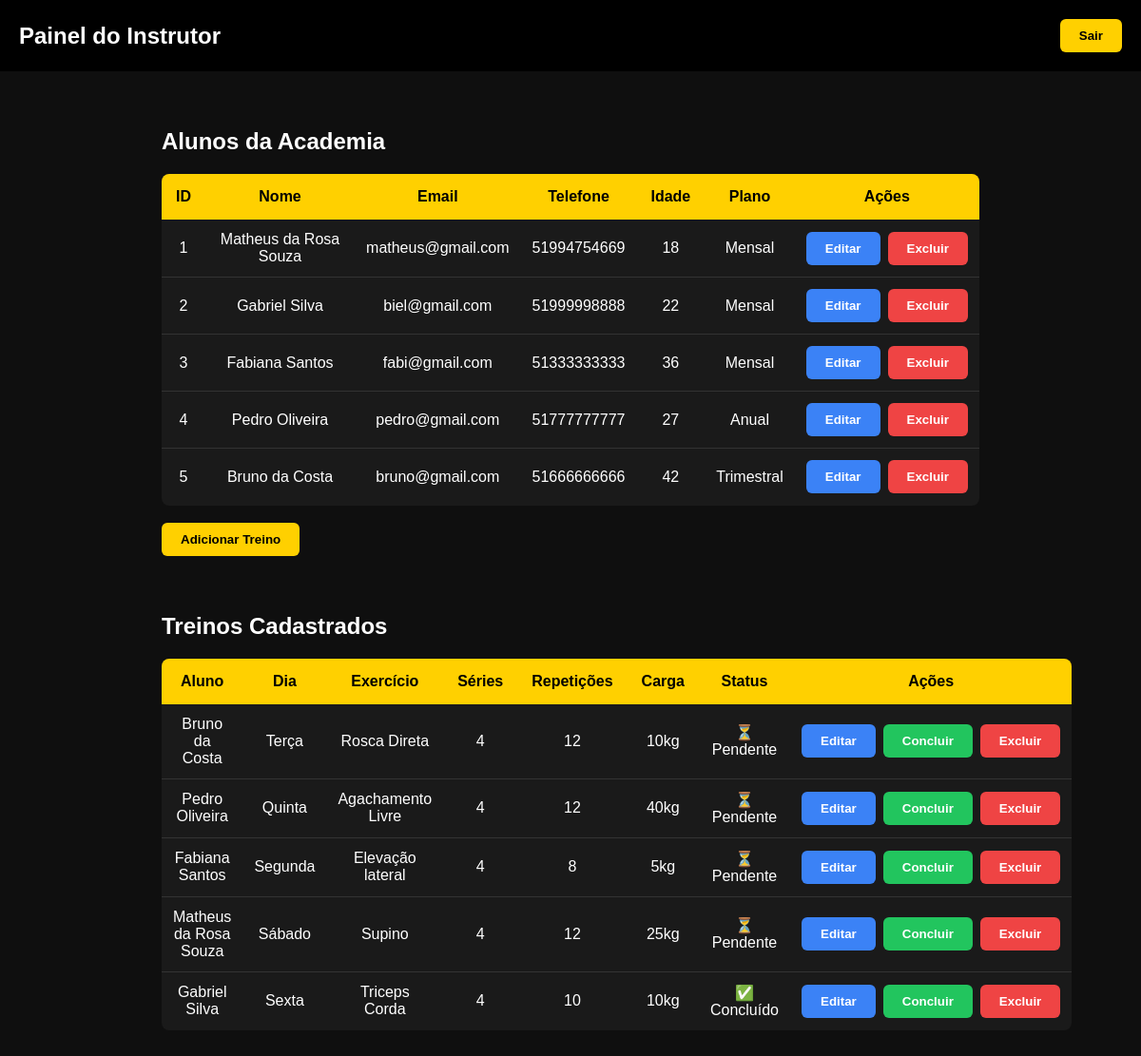
The app's page /admin_dashboard.php (signed in), older data.
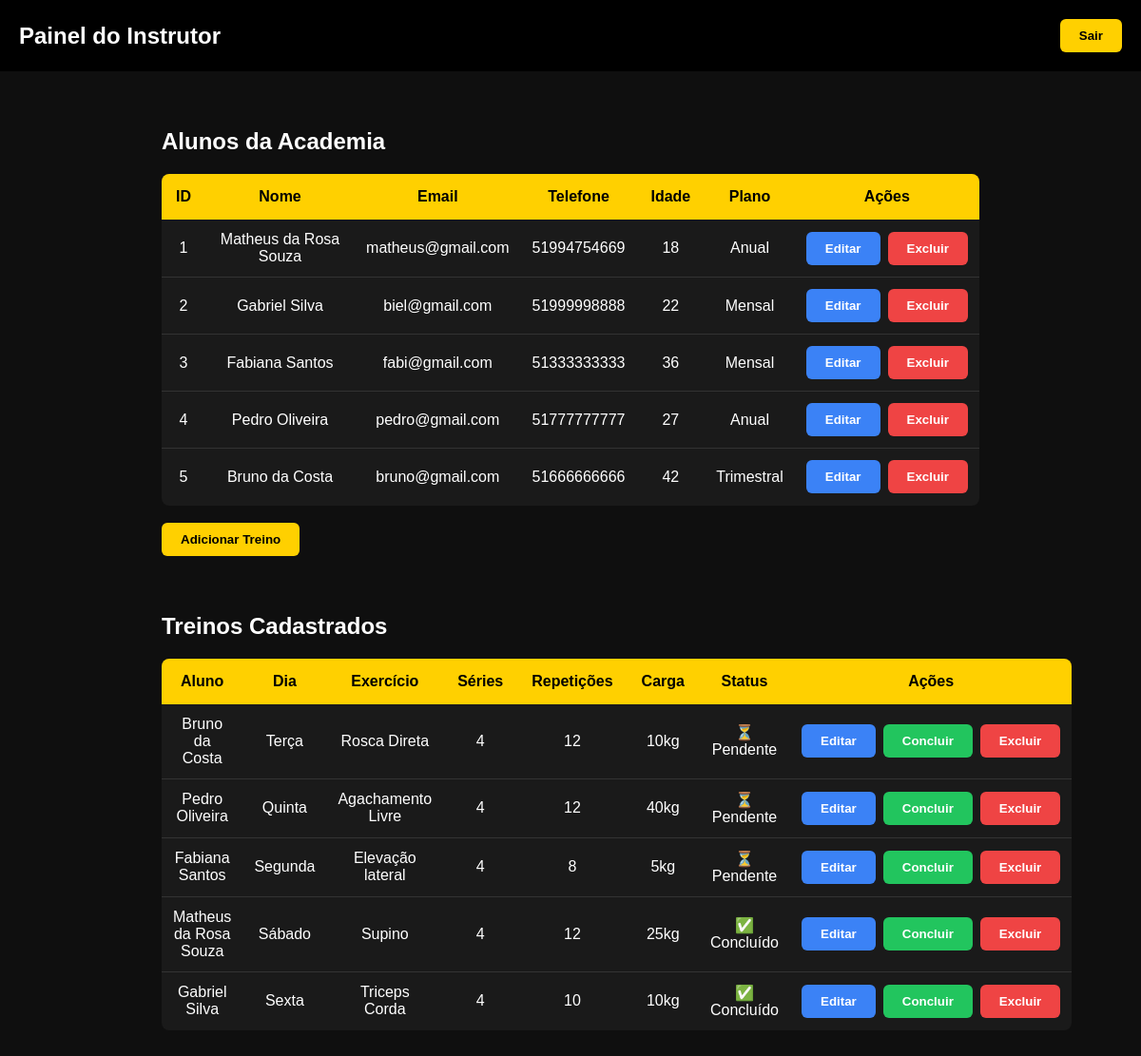
The same page, newer data.
### tables this page shows
CREATE TABLE usuarios (
            id INTEGER PRIMARY KEY AUTOINCREMENT,
            nome TEXT NOT NULL,
            email TEXT UNIQUE,
            senha TEXT,
            telefone TEXT,
            idade INTEGER,
            plano TEXT
        );

CREATE TABLE treinos (
            id INTEGER PRIMARY KEY AUTOINCREMENT,
            usuario_id INTEGER,
            dia TEXT,
            exercicio TEXT,
            series TEXT,
            repeticoes TEXT,
            carga TEXT,
            status TEXT DEFAULT 'pendente',

            FOREIGN KEY (usuario_id) REFERENCES usuarios(id)
        );

### admin_dashboard.php (the view, shortened to what this page needs)
<?php
require "database.php";
$usuarios = $db->query("SELECT * FROM usuarios");
$sql = $db->query("
    SELECT treinos.*, usuarios.nome
    FROM treinos
    JOIN usuarios ON usuarios.id = treinos.usuario_id
    ORDER BY treinos.id DESC
");
$treinos = $sql->fetchAll();
?>
<!DOCTYPE html>
<html lang="pt-BR">
<head>
<link rel="stylesheet" href="style.css">
</head>
<body>
<header>
<div class="header-container">
<h1 class="logo">Painel do Instrutor</h1>
<div class="header-buttons">
<a href="index.php"><button type="button">Sair</button></a>
</div>
</div>
</header>
<div class="treinos-container">
<h2>Alunos da Academia</h2>
<table>
<tr>
<th>ID</th>
<th>Nome</th>
<th>Email</th>
<th>Telefone</th>
<th>Idade</th>
<th>Plano</th>
<th>Ações</th>
</tr>
<?php foreach ($usuarios as $user): ?>
<tr>
<td><?= htmlspecialchars($user['id']) ?></td>
<td><?= htmlspecialchars($user['nome']) ?></td>
<td><?= htmlspecialchars($user['email']) ?></td>
<td><?= htmlspecialchars($user['telefone']) ?></td>
<td><?= htmlspecialchars($user['idade']) ?></td>
<td><?= htmlspecialchars($user['plano']) ?></td>
<td>
<div class="acoes">
<a href="editar_usuario.php?id=<?= $user['id']; ?>">
    <button style="background:#3b82f6;color:white;">Editar</button>
</a>
<a href="excluir_usuario.php?id=<?= $user['id']; ?>"
   onclick="return confirm('Excluir aluno?')">
    <button class="btn-excluir">Excluir</button>
</a>
</div>
</td>
</tr>
<?php endforeach; ?>
</table>
<br>
<a href="add_treino.php">
<button type="button">Adicionar Treino</button>
</a>
</div>
<div class="treinos-container">
<h2>Treinos Cadastrados</h2>
<table>
<tr>
<th>Aluno</th>
<th>Dia</th>
<th>Exercício</th>
<th>Séries</th>
<th>Repetições</th>
<th>Carga</th>
<th>Status</th>
<th>Ações</th>
</tr>
<?php foreach ($treinos as $t): ?>
<tr>
<td><?= htmlspecialchars($t['nome']) ?></td>
<td><?= htmlspecialchars($t['dia']) ?></td>
<td><?= htmlspecialchars($t['exercicio']) ?></td>
<td><?= htmlspecialchars($t['series']) ?></td>
<td><?= htmlspecialchars($t['repeticoes']) ?></td>
<td><?= htmlspecialchars($t['carga']) ?></td>
<td>
<?= $t['status'] === 'concluido' ? '✅ Concluído' : '⏳ Pendente' ?>
</td>
<td>
<div class="acoes">
<a href="editar_treino.php?id=<?= $t['id'] ?>">
    <button style="background:#3b82f6;color:white;">Editar</button>
</a>
<a href="concluir_treino.php?id=<?= $t['id'] ?>">
    <button class="btn-concluir">Concluir</button>
</a>
<a href="excluir_treino.php?id=<?= $t['id'] ?>"
   onclick="return confirm('Excluir treino?')">
    <button class="btn-excluir">Excluir</button>
</a>
</div>
</td>
</tr>
<?php endforeach; ?>
</table>
</div>
</body>
</html>

### style.css (style rules this page uses)
* { margin: 0; padding: 0; box-sizing: border-box; font-family: Arial, Helvetica, sans-serif; }
body { background: #0f0f0f; color: white; }
header { width: 100%; background: #000; }
.header-container { max-width: 1200px; margin: auto; display: flex; align-items: center; justify-content: space-between; padding: 20px; }
header h1 { font-size: 24px; }
button { background: #ffd000; border: none; padding: 10px 20px; font-weight: bold; cursor: pointer; transition: 0.3s; border-radius: 6px; }
.header-buttons { display: flex; gap: 10px; }
.treinos-container { max-width: 900px; margin: 60px auto; padding: 0 20px; }
table { width: 100%; border-collapse: collapse; margin-top: 20px; background: #1a1a1a; border-radius: 8px; overflow: hidden; }
th { background: #ffd000; color: black; padding: 15px; }
td { padding: 12px; text-align: center; border-bottom: 1px solid #333; height: 60px; }
tr:last-child td { border-bottom: none; }
.acoes { display: flex; gap: 8px; justify-content: center; align-items: center; }
.btn-concluir { background: #22c55e; color: white; }
.btn-excluir { background: #ef4444; color: white; }

Row changes from the older to the newer data that the page shows:
changed usuarios "Matheus da Rosa Souza": plano "Mensal" → "Anual"
changed treinos "Sábado": status "⏳ Pendente" → "✅ Concluído"
